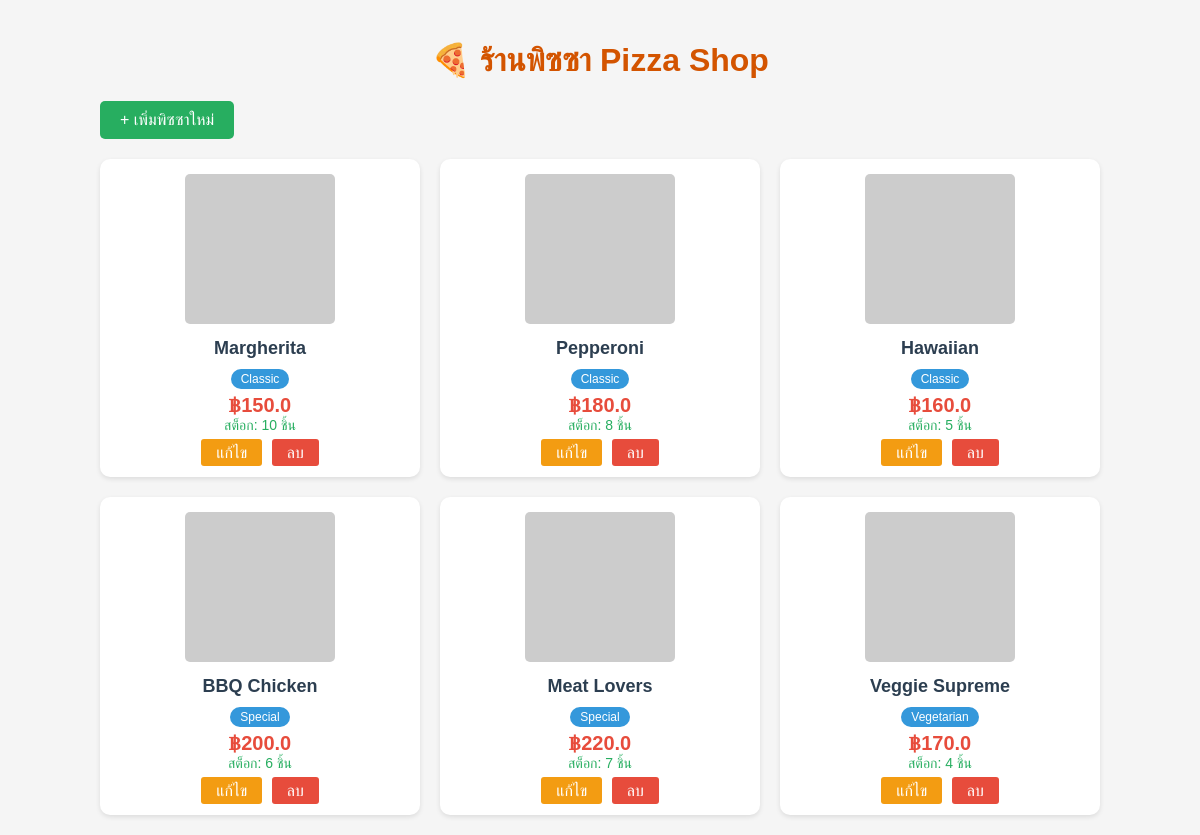
The page / on the database its author committed.
### tables this page shows
CREATE TABLE pizza (
            id INTEGER PRIMARY KEY AUTOINCREMENT,
            name TEXT NOT NULL,
            price REAL NOT NULL,
            image TEXT,
            stock INTEGER NOT NULL DEFAULT 0,
            category_id INTEGER NOT NULL,
            FOREIGN KEY (category_id) REFERENCES categories(id)
        );

CREATE TABLE categories (
            id INTEGER PRIMARY KEY AUTOINCREMENT,
            name TEXT NOT NULL
        );

### app.py (the view)
@app.route('/')
def index():
    conn = get_db_connection()
    pizzas = conn.execute('''
        SELECT pizza.*, categories.name as category_name
        FROM pizza
        JOIN categories ON pizza.category_id = categories.id
    ''').fetchall()
    conn.close()
    return render_template('pizzamenu.html', pizzas=pizzas)

### app.py (called while the page is built)
def get_db_connection():
    conn = sqlite3.connect(DB_NAME)
    conn.row_factory = sqlite3.Row
    return conn

### templates/pizzamenu.html (shortened to what this page needs)
<!DOCTYPE html>
<html lang="th">
<head>
</head>
<body>
    <h1>🍕 ร้านพิซซา Pizza Shop</h1>
    <a href="/add" class="add-btn">+ เพิ่มพิซซาใหม่</a>
    <div class="pizza-grid">
        {% for p in pizzas %}
        <div class="pizza-card">
            <img src="{{ p.image }}" alt="{{ p.name }}">
            <div class="pizza-name">{{ p.name }}</div>
            <span class="pizza-category">{{ p.category_name }}</span>
            <div class="pizza-price">฿{{ p.price }}</div>
            <div class="pizza-stock {% if p.stock > 0 %}in-stock{% else %}out-of-stock{% endif %}">
                สต็อก: {{ p.stock }} ชิ้น
            </div>
            <div class="action-buttons">
                <a href="/edit/{{ p.id }}" class="edit-btn">แก้ไข</a>
                <a href="/delete/{{ p.id }}" class="delete-btn" onclick="return confirm('ต้องการลบ {{ p.name }} หรือไม่?')">ลบ</a>
            </div>
        </div>
        {% endfor %}
    </div>
</body>
</html>

### templates/pizzamenu.html (style rules this page uses)
body { font-family: Arial, sans-serif; max-width: 1000px; margin: 0 auto; padding: 20px; background-color: #f5f5f5; }
h1 { text-align: center; color: #d35400; }
.add-btn { display: inline-block; background-color: #27ae60; color: white; padding: 10px 20px; text-decoration: none; border-radius: 5px; margin-bottom: 20px; }
.pizza-grid { display: grid; grid-template-columns: repeat(auto-fill, minmax(250px, 1fr)); gap: 20px; }
.pizza-card { background: white; border-radius: 10px; padding: 15px; box-shadow: 0 2px 5px rgba(0,0,0,0.1); text-align: center; }
.pizza-card img { width: 150px; height: 150px; object-fit: cover; border-radius: 5px; }
.pizza-name { font-size: 18px; font-weight: bold; color: #2c3e50; margin: 10px 0; }
.pizza-category { display: inline-block; background-color: #3498db; color: white; padding: 3px 10px; border-radius: 15px; font-size: 12px; margin-bottom: 5px; }
.pizza-price { color: #e74c3c; font-size: 20px; font-weight: bold; }
.pizza-stock { color: #7f8c8d; font-size: 14px; }
.pizza-stock.in-stock { color: #27ae60; }
.action-buttons { margin-top: 10px; }
.edit-btn { background-color: #f39c12; color: white; padding: 5px 15px; text-decoration: none; border-radius: 3px; margin-right: 5px; }
.delete-btn { background-color: #e74c3c; color: white; padding: 5px 15px; text-decoration: none; border-radius: 3px; }

### rows shown on the page
pizza: name "Margherita", category_name "Classic", price "150.0", stock "10"
pizza: name "Pepperoni", category_name "Classic", price "180.0", stock "8"
pizza: name "Hawaiian", category_name "Classic", price "160.0", stock "5"
pizza: name "BBQ Chicken", category_name "Special", price "200.0", stock "6"
pizza: name "Meat Lovers", category_name "Special", price "220.0", stock "7"
pizza: name "Veggie Supreme", category_name "Vegetarian", price "170.0", stock "4"
